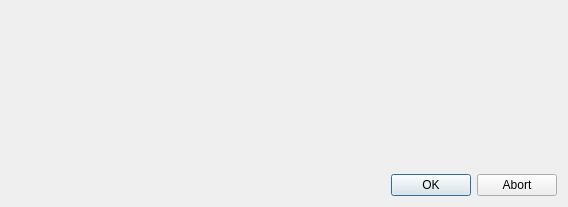
<?xml version="1.0" encoding="UTF-8"?>
<ui version="4.0">
 <class>InputDialog</class>
 <widget class="QDialog" name="InputDialog">
  <property name="geometry">
   <rect>
    <x>0</x>
    <y>0</y>
    <width>568</width>
    <height>207</height>
   </rect>
  </property>
  <property name="windowTitle">
   <string>Dialog</string>
  </property>
  <layout class="QGridLayout" name="gridLayout">
   <item row="1" column="0">
    <widget class="QDialogButtonBox" name="buttonBox">
     <property name="orientation">
      <enum>Qt::Horizontal</enum>
     </property>
     <property name="standardButtons">
      <set>QDialogButtonBox::Abort|QDialogButtonBox::Ok</set>
     </property>
     <property name="centerButtons">
      <bool>false</bool>
     </property>
    </widget>
   </item>
   <item row="0" column="0">
    <widget class="QWidget" name="widgetSchema" native="true"/>
   </item>
  </layout>
 </widget>
 <resources/>
 <connections>
  <connection>
   <sender>buttonBox</sender>
   <signal>accepted()</signal>
   <receiver>InputDialog</receiver>
   <slot>accept()</slot>
   <hints>
    <hint type="sourcelabel">
     <x>248</x>
     <y>254</y>
    </hint>
    <hint type="destinationlabel">
     <x>157</x>
     <y>274</y>
    </hint>
   </hints>
  </connection>
  <connection>
   <sender>buttonBox</sender>
   <signal>rejected()</signal>
   <receiver>InputDialog</receiver>
   <slot>reject()</slot>
   <hints>
    <hint type="sourcelabel">
     <x>316</x>
     <y>260</y>
    </hint>
    <hint type="destinationlabel">
     <x>286</x>
     <y>274</y>
    </hint>
   </hints>
  </connection>
 </connections>
</ui>
